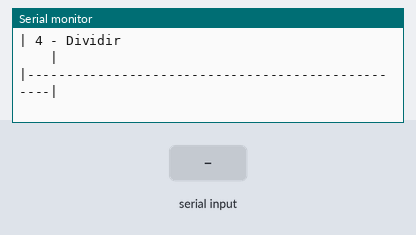
Bench run of a sketch on a simulated Arduino Mega 2560, built with avr-gcc and run on an emulated ATmega2560. Parts: the last lines printed to the serial monitor. The inputs (shaded band) are chosen by the test bench.

Above: at 1.3 s.
1.4 s: "s" received over Serial
At 3.2 s:
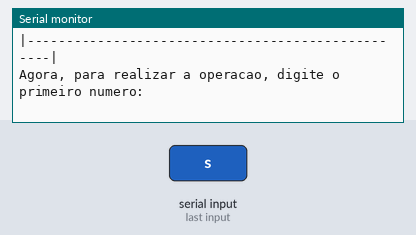
3.9 s: "90,45,200\n" received over Serial
At 6.5 s:
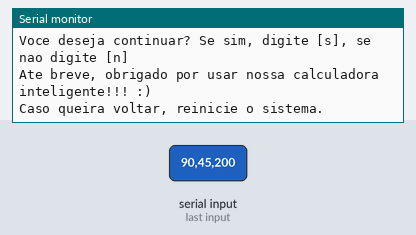

Measured:
- after the input at 1.4 s, the serial monitor: prints a new line after 1.0 s (image 1)
- after the input at 3.9 s, the serial monitor: prints a new line at once (image 2)

The sketch:

Calculadora_com_menu_1.ino
```cpp
// C++ code
/*Solicite dois números e uma operação (soma, subtração,
multiplicação ou divisão).
Realize a operação indicada.
Mostre o resultado.*/

//Variáveis
float numero1 = 0;
float numero2 = 0;
float soma;
float subtracao;
float multiplicacao;
float divisao;
int escolhaDaOperacao;
float resultado;
int contador =0;


void setup()
{
  Serial.begin(9600);


  do
  {
    Serial.println("|--------------------------------------------------|");
    Serial.println("|                    MENU                          |");
    Serial.println("|                                                  |");
    Serial.println("| Bem Vindo(a) a calculadora mega inteligente :P!!!|");
    Serial.println("| Escolha uma das/operacoes:                       |");
    Serial.println("| 1 - Somar                                        |");
    Serial.println("| 2 - Subtrair                                     |");
    Serial.println("| 3 - Multiplicar                                  |");
    Serial.println("| 4 - Dividir                                      |");
    Serial.println("|--------------------------------------------------|");

    Serial.println();
    Serial.println();

    while(!Serial.available()){}

    escolhaDaOperacao = Serial.parseInt();

    Serial. println("Agora, para realizar a operacao, digite o primeiro numero:");
    while(!Serial.available());
    numero1 = Serial.parseFloat();

    Serial. println("Agora, digite o segundo numero:");
    while(!Serial.available());
    numero2 = Serial.parseFloat();

    if(escolhaDaOperacao == 1)
    {
    	soma = numero1 + numero2;
        Serial.println("_________________________________________________ ");
        Serial.println("|                                                |");
      	Serial.println("|     WOW MY GOD!!! O resultado eh: " + String(soma) + "            |");
        Serial.println("|________________________________________________|");
    }
    else if(escolhaDaOperacao == 2)
    {
    	subtracao = numero1 - numero2;
      	Serial.println("_________________________________________________ ");
        Serial.println("|                                                |");
      	Serial.println("|     WOW MY GOD!!! O resultado eh: " + String(subtracao) + "         |");
        Serial.println("|________________________________________________|");
    }
    else if(escolhaDaOperacao == 3)
    {
    	multiplicacao = numero1 * numero2;
      	Serial.println("_________________________________________________ ");
        Serial.println("|                                                |");
      	Serial.println("|     WOW MY GOD!!! O resultado eh: " + String(multiplicacao) + "   |");
        Serial.println("|________________________________________________|");
    }
    else if(escolhaDaOperacao == 4)
    {
    	divisao = numero1 / numero2;
      	Serial.println("_________________________________________________ ");
        Serial.println("|                                                |");
      	Serial.println("|     WOW MY GOD!!! O resultado eh: " + String(divisao) + "         |");
        Serial.println("|________________________________________________|");
    }

    Serial.println("Voce deseja continuar? Se sim, digite [s], se nao digite [n]");
    while(!Serial.available());

    if(Serial.readString() == "s")
    {
    	contador++;
    }
    else
    {
      	contador = 0;
    	Serial.println("Ate breve, obrigado por usar nossa calculadora inteligente!!! :)");
      	Serial.println("Caso queira voltar, reinicie o sistema.");
    }
  }
  while(contador != 0);
}

void loop()
{
  //Sem código
}
```
